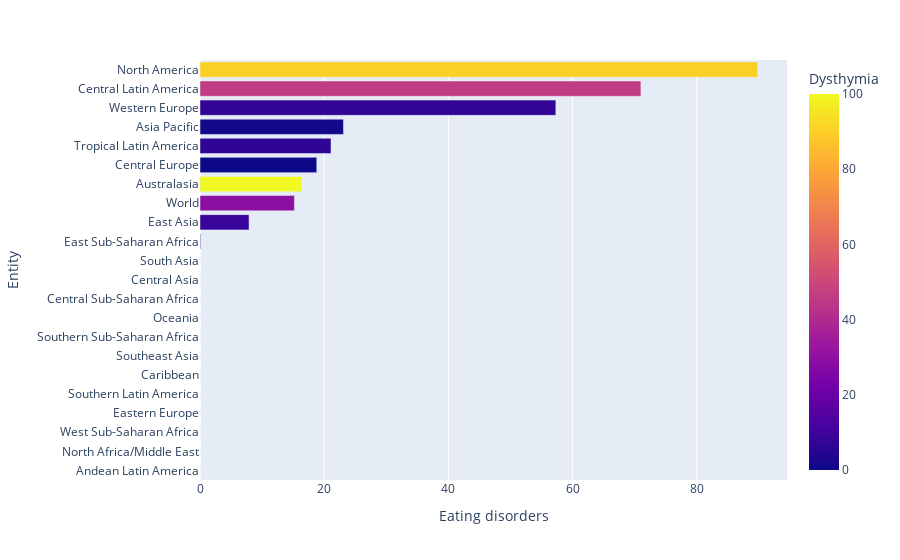

Notebook source saved alongside this figure:
### Code cell
df2.sort_values(by= "Eating disorders" ,inplace=True)
plt.figure(dpi=200)
fig = px.bar(df2, x="Eating disorders", y="Entity", orientation='h',color='Dysthymia')
fig.show()

### Figure 1 — Plotly figure (JSON) as saved in the notebook; plotly's stock layout.template omitted (floating-point values rounded to 4 significant figures)
{"data": [{"alignmentgroup": "True", "hovertemplate": "Eating disorders=%{x}<br>Entity=%{y}<br>Dysthymia=%{marker.color}<extra></extra>", "legendgroup": "", "marker": {"color": [0, 23.1, 46.6, 22.9, 0, 0, 0, 0.1, 0, 0, 0, 0, 0.7, 8.3, 29.4, 100, 0, 6.4, 1, 7.5, 46, 90.2], "coloraxis": "coloraxis", "pattern": {"shape": ""}}, "name": "", "offsetgroup": "", "orientation": "h", "showlegend": false, "textposition": "auto", "type": "bar", "x": [0, 0, 0, 0, 0, 0, 0, 0, 0, 0, 0, 0, 0.1, 7.9, 15.2, 16.4, 18.8, 21.1, 23.1, 57.3, 71, 89.8], "xaxis": "x", "y": ["Andean Latin America", "North Africa/Middle East", "West Sub-Saharan Africa", "Eastern Europe", "Southern Latin America", "Caribbean", "Southeast Asia", "Southern Sub-Saharan Africa", "Oceania", "Central Sub-Saharan Africa", "Central Asia", "South Asia", "East Sub-Saharan Africa", "East Asia", "World", "Australasia", "Central Europe", "Tropical Latin America", "Asia Pacific", "Western Europe", "Central Latin America", "North America"], "yaxis": "y"}], "layout": {"barmode": "relative", "coloraxis": {"colorbar": {"title": {"text": "Dysthymia"}}, "colorscale": [[0, "#0d0887"], [0.1111, "#46039f"], [0.2222, "#7201a8"], [0.3333, "#9c179e"], [0.4444, "#bd3786"], [0.5556, "#d8576b"], [0.6667, "#ed7953"], [0.7778, "#fb9f3a"], [0.8889, "#fdca26"], [1, "#f0f921"]]}, "legend": {"tracegroupgap": 0}, "margin": {"t": 60}, "xaxis": {"anchor": "y", "domain": [0, 1], "title": {"text": "Eating disorders"}}, "yaxis": {"anchor": "x", "domain": [0, 1], "title": {"text": "Entity"}}}}
